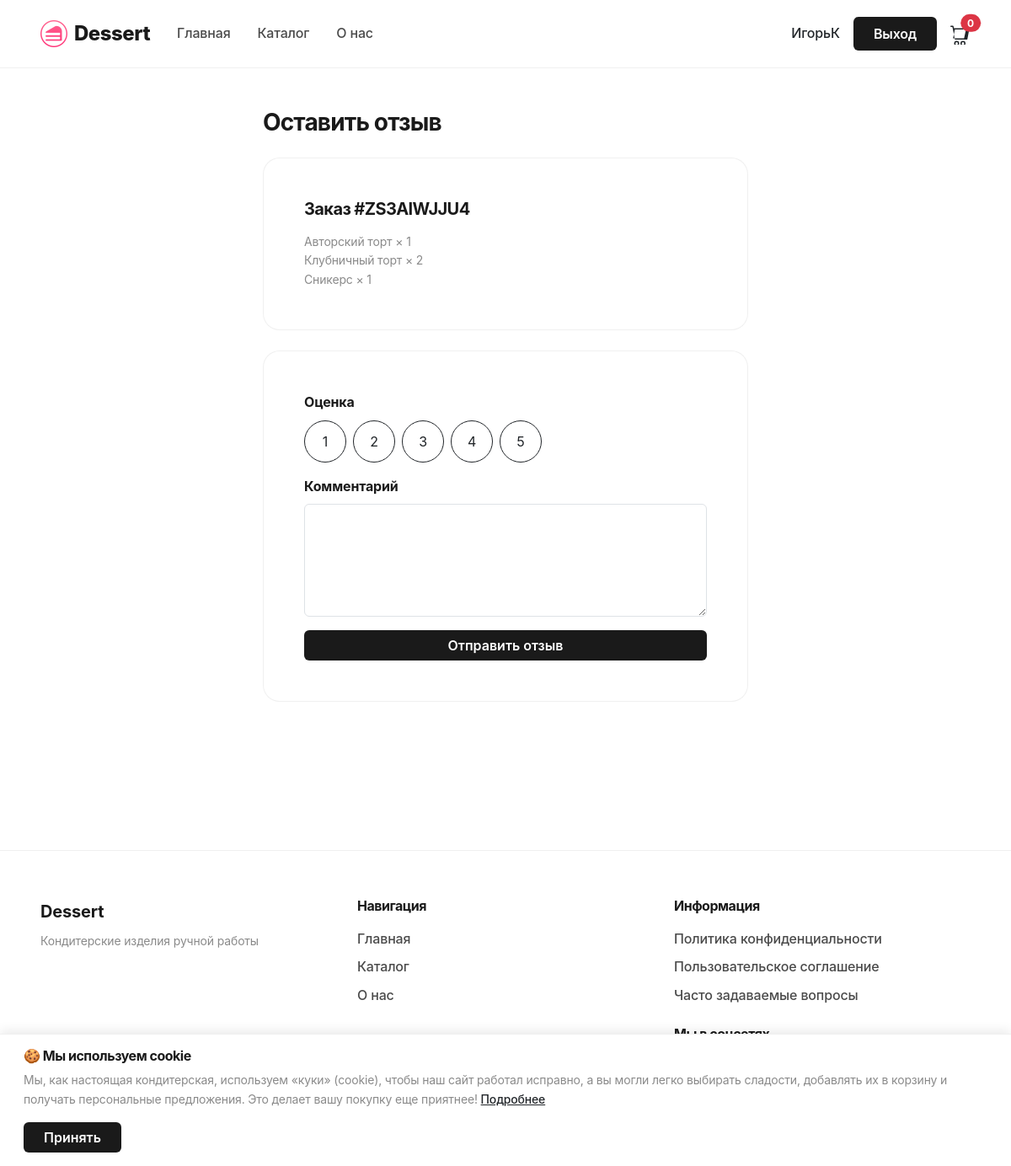
/review/add/18/ (signed in), run on the app's committed database.
### shop/models.py (models this page shows, shortened)
class Order(models.Model):
    closed = models.BooleanField(default=False, verbose_name='Закрыт')
    user = models.ForeignKey(User, on_delete=models.CASCADE, verbose_name='Пользователь')
    order_number = models.CharField(max_length=20, unique=True, verbose_name='Номер заказа')
    total_price = models.DecimalField(max_digits=10, decimal_places=2, verbose_name='Сумма')
    created = models.DateTimeField(auto_now_add=True, verbose_name='Создан')
    class Meta:
        verbose_name = 'Заказ'
        verbose_name_plural = 'Заказы'
        ordering = ['-created']

class OrderItem(models.Model):
    order = models.ForeignKey(Order, related_name='items', on_delete=models.CASCADE, verbose_name='Заказ')
    product_name = models.CharField(max_length=200, verbose_name='Название товара')
    product_price = models.DecimalField(max_digits=10, decimal_places=2, verbose_name='Цена')
    quantity = models.PositiveIntegerField(verbose_name='Количество')
    class Meta:
        verbose_name = 'Элемент заказа'
        verbose_name_plural = 'Элементы заказа'

### shop/review_views.py (the view, shortened to what this page needs)
# urls.py: path('review/add/<int:order_id>/', add_review, name='add_review'),
@login_required
def add_review(request, order_id):
    order = get_object_or_404(Order, id=order_id, user=request.user)
    if Review.objects.filter(order=order).exists():
        return redirect('profile')
    return render(request, 'reviews/add_review.html', {'order': order})

### templates/reviews/add_review.html (shortened to what this page needs)
{% extends "base.html" %}
{% block content %}
<section class="py-5">
    <div class="container" style="max-width: 600px;">
        <h1 class="h3 fw-bold mb-4">Оставить отзыв</h1>
        <div class="minimal-card mb-4">
            <h2 class="h5 fw-bold mb-3">Заказ #{{ order.order_number }}</h2>
            {% for item in order.items.all %}
                <div class="text-muted small">{{ item.product_name }} × {{ item.quantity }}</div>
            {% endfor %}
        </div>
        <div class="minimal-card">
            <form method="post">
                <div class="mb-3">
                    <label class="form-label fw-bold">Оценка</label>
                    <div class="d-flex gap-2">
                        {% for i in "12345" %}
                        <label class="btn btn-outline-dark" for="rating{{ i }}" style="border-radius: 50%; width: 50px; height: 50px; display: flex; align-items: center; justify-content: center;">{{ i }}</label>
                        {% endfor %}
                    </div>
                </div>
                <div class="mb-3">
                    <label class="form-label fw-bold">Комментарий</label>
                    <textarea class="form-control" name="comment" rows="5" required></textarea>
                </div>
                <button type="submit" class="btn btn-dark w-100">Отправить отзыв</button>
            </form>
        </div>
    </div>
</section>
{% endblock %}

### templates/base.html (shortened to what this page needs)
{% load static %}
<!doctype html>
<html lang="ru">
<head>
    <link href="{% static 'bootstrap.min.css' %}" rel="stylesheet">
    <link href="{% static 'css/main.css' %}" rel="stylesheet">
</head>
<body>
<nav class="navbar navbar-expand-lg sticky-top">
  <div class="container-fluid">
    <a class="navbar-brand d-flex align-items-center gap-2" href="/">
      <img src="{% static 'images/cake.png' %}" alt="Dessert" style="width: 32px; height: 32px;">
      <span>Dessert</span>
    </a>
    <div class="collapse navbar-collapse" id="navbarSupportedContent">
      <ul class="navbar-nav me-auto mb-2 mb-lg-0">
        <li class="nav-item">
          <a class="nav-link {% if request.resolver_match.url_name == 'index' %}active{% endif %}" {% if request.resolver_match.url_name == 'index' %}aria-current="page"{% endif %} href="{% url 'index' %}">Главная</a>
        </li>
        <li class="nav-item">
          <a class="nav-link {% if request.resolver_match.url_name == 'catalog' %}active{% endif %}" {% if request.resolver_match.url_name == 'catalog' %}aria-current="page"{% endif %} href="{% url 'catalog' %}">Каталог</a>
        </li>
        <li class="nav-item">
          <a class="nav-link {% if request.resolver_match.url_name == 'about' %}active{% endif %}" {% if request.resolver_match.url_name == 'about' %}aria-current="page"{% endif %} href="{% url 'about' %}">О нас</a>
        </li>
      </ul>
      <div class="d-flex align-items-center gap-3">
        {% if user.is_authenticated %}
          <a href="{% url 'profile' %}" class="text-decoration-none text-dark fw-medium">{{ user.username }}</a>
          <a href="{% url 'logout' %}" class="btn btn-dark px-4 py-2">Выход</a>
        {% else %}
          <a href="{% url 'login' %}" class="text-decoration-none text-dark fw-medium">Вход</a>
          <a href="{% url 'register' %}" class="btn btn-dark px-4 py-2">Регистрация</a>
        {% endif %}
        {% if user.is_authenticated and not user.is_superuser %}
        <a href="#" class="position-relative text-dark" data-bs-toggle="modal" data-bs-target="#cartModal">
          <span class="position-absolute top-0 start-100 translate-middle badge rounded-pill bg-danger" id="cart-count">0</span>
        </a>
        {% endif %}
      </div>
    </div>
  </div>
</nav>
    <main>
        {% block content %}
        {% endblock %}
    </main>
    <footer class="site-footer">
        <div class="container">
            <div class="row py-4">
                <div class="col-md-4 mb-3 mb-md-0">
                    <span class="fw-bold" style="font-size: 1.25rem;">Dessert</span>
                    <p class="text-muted small mt-2 mb-0">Кондитерские изделия ручной работы</p>
                </div>
                <div class="col-md-4 mb-3 mb-md-0">
                    <h6 class="fw-bold mb-3">Навигация</h6>
                    <ul class="list-unstyled">
                        <li class="mb-2"><a href="{% url 'index' %}" class="footer-link">Главная</a></li>
                        <li class="mb-2"><a href="{% url 'catalog' %}" class="footer-link">Каталог</a></li>
                        <li class="mb-2"><a href="{% url 'about' %}" class="footer-link">О нас</a></li>
                    </ul>
                </div>
                <div class="col-md-4">
                    <h6 class="fw-bold mb-3">Информация</h6>
                    <ul class="list-unstyled">
                        <li class="mb-2"><a href="{% url 'privacy' %}" class="footer-link">Политика конфиденциальности</a></li>
                        <li class="mb-2"><a href="{% url 'terms' %}" class="footer-link">Пользовательское соглашение</a></li>
                        <li class="mb-2"><a href="#" data-bs-toggle="modal" data-bs-target="#faqModal" class="footer-link">Часто задаваемые вопросы</a></li>
                    </ul>
                    <h6 class="fw-bold mb-3 mt-4">Мы в соцсетях</h6>
                    <div class="d-flex gap-3">
                        <a href="https://t.me/" target="_blank" class="text-dark" rel="nofollow">
                        </a>
                        <a href="https://vk.com/" target="_blank" class="text-dark" rel="nofollow">
                        </a>
                        <a href="https://ok.ru/" target="_blank" class="text-dark" rel="nofollow">
                        </a>
                    </div>
                </div>
            </div>
            <div class="row border-top pt-3" style="border-color: var(--border) !important;">
                <div class="col text-center">
                    <span class="text-muted small">© 2026 Dessert. Все права защищены.</span>
                </div>
            </div>
        </div>
    </footer>
    <div id="cookieNotice" class="position-fixed bottom-0 start-0 end-0 p-3" style="background: var(--surface); border-top: 1px solid var(--border); z-index: 9999; display: none; box-shadow: 0 -4px 12px rgba(0, 0, 0, 0.08);">
        <div class="container" style="max-width: 1400px;">
            <div class="d-flex align-items-center justify-content-between flex-wrap gap-3">
                <div>
                    <h6 class="fw-bold mb-2">🍪 Мы используем cookie</h6>
                    <p class="mb-0 text-muted small">
                        Мы, как настоящая кондитерская, используем «куки» (cookie), чтобы наш сайт работал исправно, а вы могли легко выбирать сладости, добавлять их в корзину и получать персональные предложения. Это делает вашу покупку еще приятнее!
                        <a href="{% url 'cookies' %}" class="text-dark fw-medium">Подробнее</a>
                    </p>
                </div>
                <button onclick="acceptCookies()" class="btn btn-dark px-4">Принять</button>
            </div>
        </div>
    </div>
</body>
</html>

### static/css/main.css (style rules this page uses)
:root { --bg-primary: #ffffff; --bg-secondary: #ffffff; --surface: #ffffff; --text-primary: #1a1a1a; --text-secondary: #4a4a4a; --text-muted: #8a8a8a; --border: rgba(0, 0, 0, 0.06); --border-hover: rgba(0, 0, 0, 0.12); --shadow-sm: 0 1px 3px rgba(0, 0, 0, 0.04); --shadow-md: 0 4px 12px rgba(0, 0, 0, 0.06); --shadow-lg: 0 12px 40px rgba(0, 0, 0, 0.08); }
* { font-family: -apple-system, BlinkMacSystemFont, 'Segoe UI', Roboto, 'Helvetica Neue', Arial, sans-serif; }
body { background: var(--surface); color: var(--text-primary); font-weight: 400; letter-spacing: -0.01em; line-height: 1.6; }
.navbar { background: var(--surface) !important; border-bottom: 1px solid var(--border); padding: 1rem 0 !important; transition: all 0.3s ease; }
.navbar .container-fluid { max-width: 1400px; padding: 0 3rem; }
.navbar-brand { font-size: 1.5rem; font-weight: 800; letter-spacing: -0.02em; color: var(--text-primary) !important; text-decoration: none; transition: opacity 0.2s ease; }
.nav-link { color: var(--text-secondary) !important; font-weight: 500; font-size: 1rem; padding: 0.5rem 1rem !important; transition: color 0.2s ease; }
.btn-dark { background: var(--text-primary); border: none; font-weight: 600; transition: all 0.2s ease; }
.premium-card, .minimal-card { background: var(--surface); border: 1px solid var(--border); border-radius: 20px; padding: 3rem; transition: all 0.3s ease; }
.site-footer { background: var(--surface); border-top: 1px solid var(--border); padding: 2rem 0; margin-top: 8rem; }
.site-footer .container { max-width: 1400px; padding: 0 3rem; }
.site-footer .footer-link { color: var(--text-secondary); text-decoration: none; font-weight: 500; transition: color 0.2s ease; }
h1, h2, h3, h4, h5, h6 { font-weight: 700; letter-spacing: -0.03em; line-height: 1.2; }
.text-muted { color: var(--text-muted) !important; }

### data on the page
Order: order_number "ZS3AIWJJU4"
OrderItem: product_name "Авторский торт", quantity "1"
OrderItem: product_name "Клубничный торт", quantity "2"
OrderItem: product_name "Сникерс", quantity "1"

### other printed values
{{ user.username }} "ИгорьК"
{{ i }} "1" "2" "3" "4" "5"
